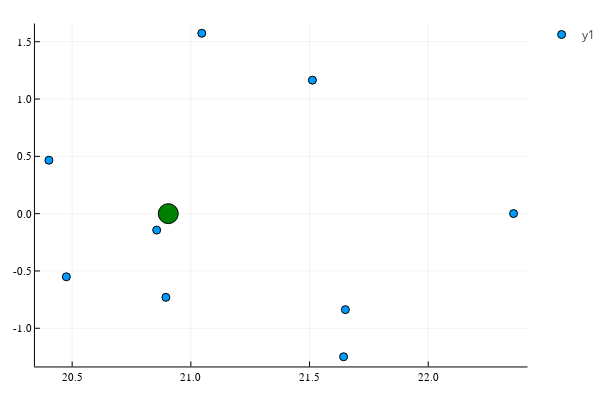

The notebook cell this image was saved under:
### Code cell
tracer_tile["TILEID_PASS0"]
#@show tile_id
plot(tracer_tile["RA"],tracer_tile["DEC"],seriestype=:scatter)
tt=1
plot!([tiles_dic["RA"][tt]],[tiles_dic["DEC"][tt]],seriestype=:scatter,color = "green", label = "", markersize = 10)

### Figure 1 — Plotly figure (JSON) as saved in the notebook; plotly's stock layout.template omitted (floating-point values rounded to 4 significant figures)
{"data": [{"colorbar": {"title": ""}, "legendgroup": "y1", "marker": {"color": "rgba(0, 154, 250, 1.000)", "line": {"color": "rgba(0, 0, 0, 1.000)", "width": 1}, "size": 8, "symbol": "circle"}, "mode": "markers", "name": "y1", "showlegend": true, "type": "scatter", "x": [22.36, 20.89, 21.05, 20.86, 21.51, 20.48, 20.4, 21.65, 21.64], "xaxis": "x", "y": [0.000824, -0.7301, 1.574, -0.1435, 1.165, -0.5508, 0.4664, -0.8373, -1.248], "yaxis": "y", "zmax": null, "zmin": null}, {"colorbar": {"title": ""}, "legendgroup": "", "marker": {"color": "rgba(0, 128, 0, 1.000)", "line": {"color": "rgba(0, 0, 0, 1.000)", "width": 1}, "size": 20, "symbol": "circle"}, "mode": "markers", "name": "", "showlegend": false, "type": "scatter", "x": [20.91], "xaxis": "x", "y": [0], "yaxis": "y", "zmax": null, "zmin": null}], "layout": {"annotations": [], "height": 400, "legend_position": {"bgcolor": "rgba(255, 255, 255, 1.000)", "bordercolor": "rgba(0, 0, 0, 1.000)", "borderwidth": 1, "font": {"color": "rgba(0, 0, 0, 1.000)", "family": "sans-serif", "size": 11}, "title": {"font": {"color": "rgba(0, 0, 0, 1.000)", "family": "sans-serif", "size": 15}, "text": ""}, "tracegroupgap": 0, "traceorder": "normal", "x": 1, "xanchor": "auto", "y": 1, "yanchor": "auto"}, "margin": {"b": 20, "l": 0, "r": 0, "t": 20}, "paper_bgcolor": "rgba(255, 255, 255, 1.000)", "plot_bgcolor": "rgba(255, 255, 255, 1.000)", "showlegend": true, "width": 600, "xaxis": {"anchor": "y", "domain": [0.06582, 0.9934], "gridcolor": "rgba(0, 0, 0, 0.100)", "gridwidth": 0.5, "linecolor": "rgba(0, 0, 0, 1.000)", "mirror": false, "range": [20.34, 22.42], "showgrid": true, "showline": true, "showticklabels": true, "tickangle": 0, "tickcolor": "rgb(0, 0, 0)", "tickfont": {"color": "rgba(0, 0, 0, 1.000)", "family": "sans-serif", "size": 11}, "tickmode": "array", "ticks": "inside", "ticktext": ["20.5", "21.0", "21.5", "22.0"], "tickvals": [20.5, 21, 21.5, 22], "title": "", "titlefont": {"color": "rgba(0, 0, 0, 1.000)", "family": "sans-serif", "size": 15}, "type": "-", "visible": true, "zeroline": false, "zerolinecolor": "rgba(0, 0, 0, 1.000)"}, "yaxis": {"anchor": "x", "domain": [0.03762, 0.9902], "gridcolor": "rgba(0, 0, 0, 0.100)", "gridwidth": 0.5, "linecolor": "rgba(0, 0, 0, 1.000)", "mirror": false, "range": [-1.333, 1.659], "showgrid": true, "showline": true, "showticklabels": true, "tickangle": 0, "tickcolor": "rgb(0, 0, 0)", "tickfont": {"color": "rgba(0, 0, 0, 1.000)", "family": "sans-serif", "size": 11}, "tickmode": "array", "ticks": "inside", "ticktext": ["-1.0", "-0.5", "0.0", "0.5", "1.0", "1.5"], "tickvals": [-1, -0.5, 0, 0.5, 1, 1.5], "title": "", "titlefont": {"color": "rgba(0, 0, 0, 1.000)", "family": "sans-serif", "size": 15}, "type": "-", "visible": true, "zeroline": false, "zerolinecolor": "rgba(0, 0, 0, 1.000)"}}}
